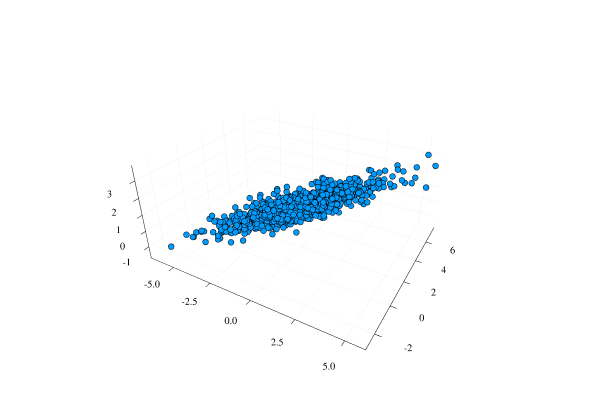

Source (notebook cell):
### Markdown cell above
## Problem 2

Come up with a scheme for taking a three-dimensional ellipsoidal point cloud and identifying the axes of the ellipsoid.

### Code cell
X = rand(MvNormal([0.0, 2, 1], [3.0 2 1; 2 2 0.5; 1 0.5 0.6]), 1000)'
plotlyjs()
scatter(X[:, 1], X[:, 2], X[:, 3], legend = false, ms = 1, msw = 0.5)

### Figure 1 — Plotly figure (JSON) as saved in the notebook; plotly's stock layout.template omitted (floating-point values rounded to 4 significant figures; data arrays with more than 128 entries replaced by an {"elided": "..."} marker saying what was removed)
{"data": [{"colorbar": {"title": ""}, "hoverinfo": "text", "legendgroup": "y1", "marker": {"color": "rgba(0, 154, 250, 1.000)", "line": {"color": "rgba(0, 0, 0, 1.000)", "width": 0.5}, "size": 2, "symbol": "circle"}, "mode": "markers", "name": "y1", "showlegend": true, "text": {"elided": "1000 null values"}, "type": "scatter3d", "x": {"elided": "1000 float values"}, "xaxis": "x1", "y": {"elided": "1000 float values"}, "yaxis": "y1", "z": {"elided": "1000 float values"}, "zmax": 0.1, "zmin": -0.1}], "layout": {"annotations": [], "height": 400, "margin": {"b": 20, "l": 0, "r": 0, "t": 20}, "paper_bgcolor": "rgba(255, 255, 255, 1.000)", "plot_bgcolor": "rgba(255, 255, 255, 1.000)", "scene": {"camera": {"eye": {"x": 1.126, "y": -1.95, "z": 1.3}}, "xaxis": {"anchor": "y1", "domain": [0.03619, 0.9934], "gridcolor": "rgba(0, 0, 0, 0.100)", "gridwidth": 0.5, "linecolor": "rgba(0, 0, 0, 1.000)", "mirror": false, "range": [-6.647, 5.978], "showgrid": true, "showline": true, "showticklabels": true, "tickangle": 0, "tickcolor": "rgb(0, 0, 0)", "tickfont": {"color": "rgba(0, 0, 0, 1.000)", "family": "Palatino", "size": 11}, "tickmode": "array", "ticks": "inside", "ticktext": ["-5.0", "-2.5", "0.0", "2.5", "5.0"], "tickvals": [-5, -2.5, 0, 2.5, 5], "title": "", "titlefont": {"color": "rgba(0, 0, 0, 1.000)", "family": "Palatino", "size": 15}, "type": "-", "visible": true, "zeroline": false, "zerolinecolor": "rgba(0, 0, 0, 1.000)"}, "yaxis": {"anchor": "x1", "domain": [0.03762, 0.9902], "gridcolor": "rgba(0, 0, 0, 0.100)", "gridwidth": 0.5, "linecolor": "rgba(0, 0, 0, 1.000)", "mirror": false, "range": [-3.01, 7.756], "showgrid": true, "showline": true, "showticklabels": true, "tickangle": 0, "tickcolor": "rgb(0, 0, 0)", "tickfont": {"color": "rgba(0, 0, 0, 1.000)", "family": "Palatino", "size": 11}, "tickmode": "array", "ticks": "inside", "ticktext": ["-2", "0", "2", "4", "6"], "tickvals": [-2, 0, 2, 4, 6], "title": "", "titlefont": {"color": "rgba(0, 0, 0, 1.000)", "family": "Palatino", "size": 15}, "type": "-", "visible": true, "zeroline": false, "zerolinecolor": "rgba(0, 0, 0, 1.000)"}, "zaxis": {"gridcolor": "rgba(0, 0, 0, 0.100)", "gridwidth": 0.5, "linecolor": "rgba(0, 0, 0, 1.000)", "mirror": false, "range": [-1.758, 3.844], "showgrid": true, "showline": true, "showticklabels": true, "tickangle": 0, "tickcolor": "rgb(0, 0, 0)", "tickfont": {"color": "rgba(0, 0, 0, 1.000)", "family": "Palatino", "size": 11}, "tickmode": "array", "ticks": "inside", "ticktext": ["-1", "0", "1", "2", "3"], "tickvals": [-1, 0, 1, 2, 3], "title": "", "titlefont": {"color": "rgba(0, 0, 0, 1.000)", "family": "Palatino", "size": 15}, "type": "-", "visible": true, "zeroline": false, "zerolinecolor": "rgba(0, 0, 0, 1.000)"}}, "showlegend": false, "width": 600}}
